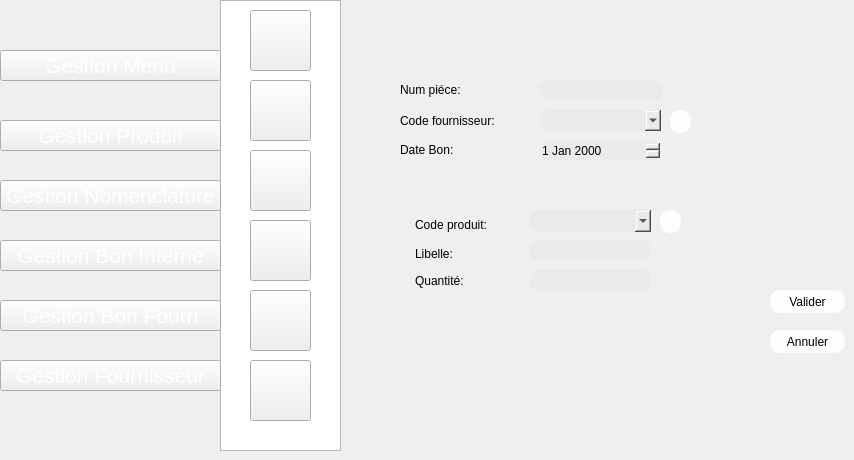
    <widget class="QWidget" name="page_43">
     <widget class="QPushButton" name="pushButton_507">
      <property name="geometry">
       <rect>
        <x>0</x>
        <y>50</y>
        <width>221</width>
        <height>31</height>
       </rect>
      </property>
      <property name="font">
       <font>
        <pointsize>16</pointsize>
        <weight>50</weight>
        <bold>false</bold>
       </font>
      </property>
      <property name="styleSheet">
       <string notr="true">color: rgb(255, 255, 255);

</string>
      </property>
      <property name="text">
       <string>Gestion Menu</string>
      </property>
     </widget>
     <widget class="QPushButton" name="pushButton_509">
      <property name="geometry">
       <rect>
        <x>0</x>
        <y>120</y>
        <width>221</width>
        <height>31</height>
       </rect>
      </property>
      <property name="font">
       <font>
        <pointsize>16</pointsize>
        <weight>50</weight>
        <bold>false</bold>
       </font>
      </property>
      <property name="styleSheet">
       <string notr="true">color: rgb(255, 255, 255);

</string>
      </property>
      <property name="text">
       <string>Gestion Produit</string>
      </property>
     </widget>
     <widget class="QPushButton" name="pushButton_510">
      <property name="geometry">
       <rect>
        <x>0</x>
        <y>180</y>
        <width>221</width>
        <height>31</height>
       </rect>
      </property>
      <property name="font">
       <font>
        <pointsize>16</pointsize>
        <weight>50</weight>
        <bold>false</bold>
       </font>
      </property>
      <property name="styleSheet">
       <string notr="true">color: rgb(255, 255, 255);

</string>
      </property>
      <property name="text">
       <string>Gestion Nomenclature</string>
      </property>
     </widget>
     <widget class="QPushButton" name="pushButton_511">
      <property name="geometry">
       <rect>
        <x>0</x>
        <y>360</y>
        <width>221</width>
        <height>31</height>
       </rect>
      </property>
      <property name="font">
       <font>
        <pointsize>16</pointsize>
        <weight>50</weight>
        <bold>false</bold>
       </font>
      </property>
      <property name="styleSheet">
       <string notr="true">color: rgb(255, 255, 255);

</string>
      </property>
      <property name="text">
       <string>Gestion Fournisseur</string>
      </property>
     </widget>
     <widget class="QPushButton" name="pushButton_512">
      <property name="geometry">
       <rect>
        <x>0</x>
        <y>240</y>
        <width>221</width>
        <height>31</height>
       </rect>
      </property>
      <property name="font">
       <font>
        <pointsize>16</pointsize>
        <weight>50</weight>
        <bold>false</bold>
       </font>
      </property>
      <property name="styleSheet">
       <string notr="true">color: rgb(255, 255, 255);

</string>
      </property>
      <property name="text">
       <string>Gestion Bon Interne</string>
      </property>
     </widget>
     <widget class="QPushButton" name="pushButton_513">
      <property name="geometry">
       <rect>
        <x>250</x>
        <y>150</y>
        <width>61</width>
        <height>61</height>
       </rect>
      </property>
      <property name="styleSheet">
       <string notr="true">image: url(:/new/prefix1/img/icon-afficher2.png);</string>
      </property>
      <property name="text">
       <string/>
      </property>
     </widget>
     <widget class="QPushButton" name="pushButton_514">
      <property name="geometry">
       <rect>
        <x>250</x>
        <y>10</y>
        <width>61</width>
        <height>61</height>
       </rect>
      </property>
      <property name="styleSheet">
       <string notr="true">image: url(:/new/prefix1/img/icon-ajout2.png);
background-image: url(:/new/prefix1/img/bg.png);</string>
      </property>
      <property name="text">
       <string/>
      </property>
     </widget>
     <widget class="QPushButton" name="pushButton_515">
      <property name="geometry">
       <rect>
        <x>250</x>
        <y>290</y>
        <width>61</width>
        <height>61</height>
       </rect>
      </property>
      <property name="styleSheet">
       <string notr="true">image: url(:/new/prefix1/img/aa.png);</string>
      </property>
      <property name="text">
       <string/>
      </property>
     </widget>
     <widget class="QPushButton" name="pushButton_516">
      <property name="geometry">
       <rect>
        <x>250</x>
        <y>220</y>
        <width>61</width>
        <height>61</height>
       </rect>
      </property>
      <property name="styleSheet">
       <string notr="true">image: url(:/new/prefix1/img/icon-supp2 (1).png);</string>
      </property>
      <property name="text">
       <string/>
      </property>
     </widget>
     <widget class="QListView" name="listView_38">
      <property name="geometry">
       <rect>
        <x>220</x>
        <y>0</y>
        <width>121</width>
        <height>451</height>
       </rect>
      </property>
      <property name="styleSheet">
       <string notr="true">background-image: url(:/new/prefix1/img/selected.png);</string>
      </property>
     </widget>
     <widget class="QPushButton" name="pushButton_517">
      <property name="geometry">
       <rect>
        <x>250</x>
        <y>80</y>
        <width>61</width>
        <height>61</height>
       </rect>
      </property>
      <property name="styleSheet">
       <string notr="true">image: url(:/new/prefix1/img/icon-modif2 (1).png);</string>
      </property>
      <property name="text">
       <string/>
      </property>
     </widget>
     <widget class="QPushButton" name="refprod_13">
      <property name="geometry">
       <rect>
        <x>670</x>
        <y>110</y>
        <width>21</width>
        <height>23</height>
       </rect>
      </property>
      <property name="styleSheet">
       <string notr="true">                                         border-radius: 10px;
background-color: rgb(253, 253, 253);
                                        
font: 9pt &quot;MS Reference Sans Serif&quot;;</string>
      </property>
      <property name="text">
       <string/>
      </property>
      <property name="icon">
       <iconset>
        <normaloff>../../1200px-Refresh_icon.svg.png</normaloff>../../1200px-Refresh_icon.svg.png</iconset>
      </property>
     </widget>
     <widget class="QDateEdit" name="dateEdit_9">
      <property name="geometry">
       <rect>
        <x>540</x>
        <y>140</y>
        <width>121</width>
        <height>21</height>
       </rect>
      </property>
      <property name="styleSheet">
       <string notr="true">                                         border-radius: 10px;
background-color: rgb(234, 234, 234);
font: 9pt &quot;MS Reference Sans Serif&quot;;</string>
      </property>
     </widget>
     <widget class="QLabel" name="label_185">
      <property name="geometry">
       <rect>
        <x>400</x>
        <y>110</y>
        <width>121</width>
        <height>21</height>
       </rect>
      </property>
      <property name="styleSheet">
       <string notr="true">                                     border-radius: 10px;
font: 9pt &quot;MS Reference Sans Serif&quot;;
</string>
      </property>
      <property name="text">
       <string>Code fournisseur:</string>
      </property>
     </widget>
     <widget class="QComboBox" name="comboBox_9">
      <property name="geometry">
       <rect>
        <x>540</x>
        <y>110</y>
        <width>121</width>
        <height>21</height>
       </rect>
      </property>
      <property name="styleSheet">
       <string notr="true">                                         border-radius: 10px;
background-color: rgb(234, 234, 234);
font: 9pt &quot;MS Reference Sans Serif&quot;;</string>
      </property>
     </widget>
     <widget class="QLineEdit" name="lineEdit_31">
      <property name="geometry">
       <rect>
        <x>540</x>
        <y>80</y>
        <width>123</width>
        <height>21</height>
       </rect>
      </property>
      <property name="styleSheet">
       <string notr="true">                                         border-radius: 10px;
background-color: rgb(234, 234, 234);
font: 9pt &quot;MS Reference Sans Serif&quot;;</string>
      </property>
     </widget>
     <widget class="QLabel" name="label_186">
      <property name="geometry">
       <rect>
        <x>400</x>
        <y>140</y>
        <width>121</width>
        <height>20</height>
       </rect>
      </property>
      <property name="styleSheet">
       <string notr="true">                                     border-radius: 10px;
font: 9pt &quot;MS Reference Sans Serif&quot;;
</string>
      </property>
      <property name="text">
       <string>Date Bon:</string>
      </property>
     </widget>
     <widget class="QLabel" name="label_187">
      <property name="geometry">
       <rect>
        <x>400</x>
        <y>79</y>
        <width>121</width>
        <height>21</height>
       </rect>
      </property>
      <property name="styleSheet">
       <string notr="true">                                     border-radius: 10px;
font: 9pt &quot;MS Reference Sans Serif&quot;;
</string>
      </property>
      <property name="text">
       <string>Num piéce:</string>
      </property>
     </widget>
     <widget class="QLabel" name="label_188">
      <property name="geometry">
       <rect>
        <x>415</x>
        <y>270</y>
        <width>101</width>
        <height>22</height>
       </rect>
      </property>
      <property name="styleSheet">
       <string notr="true">                                     border-radius: 10px;
font: 9pt &quot;MS Reference Sans Serif&quot;;
</string>
      </property>
      <property name="text">
       <string>Quantité:</string>
      </property>
     </widget>
     <widget class="QPushButton" name="pushButton_518">
      <property name="geometry">
       <rect>
        <x>770</x>
        <y>330</y>
        <width>75</width>
        <height>23</height>
       </rect>
      </property>
      <property name="styleSheet">
       <string notr="true">                                         border-radius: 10px;
background-color: rgb(253, 253, 253);
                                        
font: 9pt &quot;MS Reference Sans Serif&quot;;</string>
      </property>
      <property name="text">
       <string>Annuler</string>
      </property>
     </widget>
     <widget class="QPushButton" name="modifbonf">
      <property name="geometry">
       <rect>
        <x>770</x>
        <y>290</y>
        <width>75</width>
        <height>23</height>
       </rect>
      </property>
      <property name="styleSheet">
       <string notr="true">                                         border-radius: 10px;
background-color: rgb(253, 253, 253);
                                        
font: 9pt &quot;MS Reference Sans Serif&quot;;</string>
      </property>
      <property name="text">
       <string>Valider</string>
      </property>
     </widget>
     <widget class="QComboBox" name="comboBox_20">
      <property name="geometry">
       <rect>
        <x>530</x>
        <y>210</y>
        <width>121</width>
        <height>22</height>
       </rect>
      </property>
      <property name="styleSheet">
       <string notr="true">                                         border-radius: 10px;
background-color: rgb(234, 234, 234);
font: 9pt &quot;MS Reference Sans Serif&quot;;</string>
      </property>
     </widget>
     <widget class="QLineEdit" name="lineEdit_23">
      <property name="geometry">
       <rect>
        <x>530</x>
        <y>270</y>
        <width>121</width>
        <height>21</height>
       </rect>
      </property>
      <property name="styleSheet">
       <string notr="true">                                         border-radius: 10px;
background-color: rgb(234, 234, 234);
font: 9pt &quot;MS Reference Sans Serif&quot;;</string>
      </property>
     </widget>
     <widget class="QLabel" name="label_189">
      <property name="geometry">
       <rect>
        <x>415</x>
        <y>211</y>
        <width>101</width>
        <height>27</height>
       </rect>
      </property>
      <property name="styleSheet">
       <string notr="true">                                     border-radius: 10px;
font: 9pt &quot;MS Reference Sans Serif&quot;;
</string>
      </property>
      <property name="text">
       <string>Code produit:</string>
      </property>
     </widget>
     <widget class="QLabel" name="label_190">
      <property name="geometry">
       <rect>
        <x>415</x>
        <y>243</y>
        <width>101</width>
        <height>22</height>
       </rect>
      </property>
      <property name="styleSheet">
       <string notr="true">                                     border-radius: 10px;
font: 9pt &quot;MS Reference Sans Serif&quot;;
</string>
      </property>
      <property name="text">
       <string>Libelle:</string>
      </property>
     </widget>
     <widget class="QLineEdit" name="lineEdit_22">
      <property name="geometry">
       <rect>
        <x>530</x>
        <y>240</y>
        <width>121</width>
        <height>21</height>
       </rect>
      </property>
      <property name="styleSheet">
       <string notr="true">                                         border-radius: 10px;
background-color: rgb(234, 234, 234);
font: 9pt &quot;MS Reference Sans Serif&quot;;</string>
      </property>
     </widget>
     <widget class="QPushButton" name="refprod_7">
      <property name="geometry">
       <rect>
        <x>660</x>
        <y>210</y>
        <width>21</width>
        <height>23</height>
       </rect>
      </property>
      <property name="styleSheet">
       <string notr="true">                                         border-radius: 10px;
background-color: rgb(253, 253, 253);
                                        
font: 9pt &quot;MS Reference Sans Serif&quot;;</string>
      </property>
      <property name="text">
       <string/>
      </property>
      <property name="icon">
       <iconset>
        <normaloff>../../1200px-Refresh_icon.svg.png</normaloff>../../1200px-Refresh_icon.svg.png</iconset>
      </property>
     </widget>
     <widget class="QPushButton" name="pushButton_530">
      <property name="geometry">
       <rect>
        <x>0</x>
        <y>300</y>
        <width>221</width>
        <height>31</height>
       </rect>
      </property>
      <property name="font">
       <font>
        <pointsize>16</pointsize>
        <weight>50</weight>
        <bold>false</bold>
       </font>
      </property>
      <property name="styleSheet">
       <string notr="true">color: rgb(255, 255, 255);

</string>
      </property>
      <property name="text">
       <string>Gestion Bon Fourn</string>
      </property>
     </widget>
     <widget class="QPushButton" name="pushButton_271">
      <property name="geometry">
       <rect>
        <x>250</x>
        <y>360</y>
        <width>61</width>
        <height>61</height>
       </rect>
      </property>
      <property name="styleSheet">
       <string notr="true">image: url(:/new/prefix1/img/icon-supp2 (1).png);
image: url(:/new/prefix1/img/facture.png);</string>
      </property>
      <property name="text">
       <string/>
      </property>
     </widget>
     <zorder>listView_38</zorder>
     <zorder>pushButton_515</zorder>
     <zorder>pushButton_513</zorder>
     <zorder>pushButton_517</zorder>
     <zorder>pushButton_516</zorder>
     <zorder>pushButton_514</zorder>
     <zorder>pushButton_507</zorder>
     <zorder>pushButton_509</zorder>
     <zorder>pushButton_510</zorder>
     <zorder>pushButton_511</zorder>
     <zorder>pushButton_512</zorder>
     <zorder>refprod_13</zorder>
     <zorder>dateEdit_9</zorder>
     <zorder>label_185</zorder>
     <zorder>comboBox_9</zorder>
     <zorder>lineEdit_31</zorder>
     <zorder>label_186</zorder>
     <zorder>label_187</zorder>
     <zorder>label_188</zorder>
     <zorder>pushButton_518</zorder>
     <zorder>modifbonf</zorder>
     <zorder>comboBox_20</zorder>
     <zorder>lineEdit_23</zorder>
     <zorder>label_189</zorder>
     <zorder>label_190</zorder>
     <zorder>lineEdit_22</zorder>
     <zorder>refprod_7</zorder>
     <zorder>pushButton_530</zorder>
     <zorder>pushButton_271</zorder>
    </widget>
